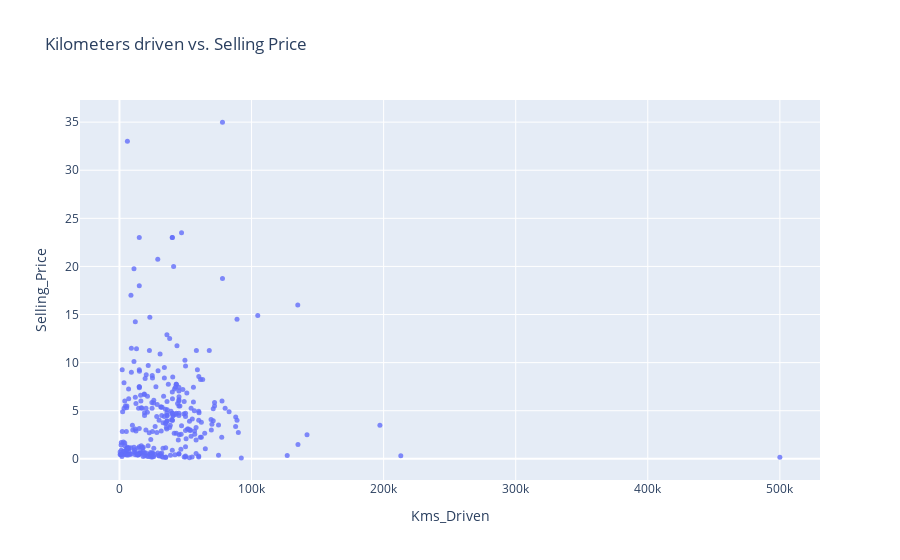

Notebook code cell kept with this figure:
### Markdown cell above
Genel olarak, daha fazla kilometre yapılan arabanın fiyatının daha düşük olduğu düşünülmektedir. Bu doğru olup olmadığını görmek için iki sayısal özellik arasındaki ilişkiyi görselleştirmek için dağılım grafiğini kullanabiliriz.

### Code cell
fig = px.scatter(car_data, 
                 x='Kms_Driven',
                 y='Selling_Price', 
                 opacity=0.8, 
                 title='Kilometers driven vs. Selling Price')
fig.update_traces(marker_size=5)
fig.show()

### Figure 1 — Plotly figure (JSON) as saved in the notebook; plotly's stock layout.template omitted (floating-point values rounded to 4 significant figures; data arrays with more than 128 entries replaced by an {"elided": "..."} marker saying what was removed)
{"data": [{"hovertemplate": "Kms_Driven=%{x}<br>Selling_Price=%{y}<extra></extra>", "legendgroup": "", "marker": {"color": "#636efa", "opacity": 0.8, "size": 5, "symbol": "circle"}, "mode": "markers", "name": "", "orientation": "v", "showlegend": false, "type": "scatter", "x": {"elided": "301 int values"}, "xaxis": "x", "y": {"elided": "301 float values"}, "yaxis": "y"}], "layout": {"legend": {"tracegroupgap": 0}, "title": {"text": "Kilometers driven vs. Selling Price"}, "xaxis": {"anchor": "y", "domain": [0, 1], "title": {"text": "Kms_Driven"}}, "yaxis": {"anchor": "x", "domain": [0, 1], "title": {"text": "Selling_Price"}}}}
